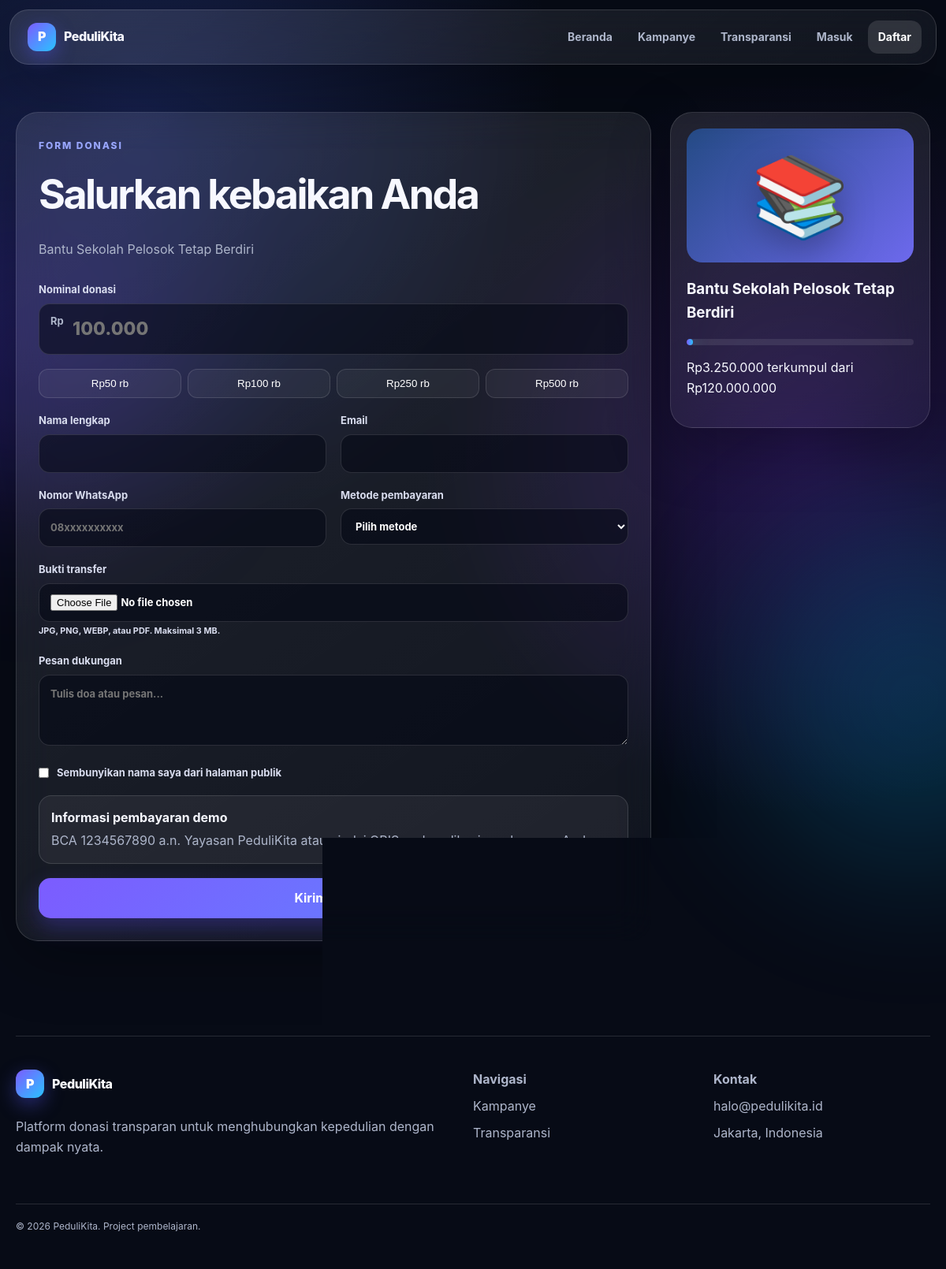
The app's page /donate.php?campaign=1 with its own data.
### tables this page shows
CREATE TABLE campaigns (
    id INTEGER PRIMARY KEY AUTOINCREMENT,
    title TEXT NOT NULL,
    slug TEXT NOT NULL UNIQUE,
    summary TEXT NOT NULL,
    description TEXT NOT NULL,
    category TEXT NOT NULL,
    beneficiary TEXT NOT NULL,
    location TEXT NOT NULL,
    target_amount REAL NOT NULL,
    cover_image TEXT,
    status TEXT NOT NULL DEFAULT 'active' CHECK(status IN ('draft','active','completed','closed')),
    deadline TEXT,
    created_by INTEGER,
    created_at TEXT NOT NULL DEFAULT CURRENT_TIMESTAMP,
    FOREIGN KEY(created_by) REFERENCES users(id) ON DELETE SET NULL
);

### config.php (called while the page is built, shortened)
<?php
function db(): PDO
{
    static $pdo = null;
    if ($pdo instanceof PDO) {
        return $pdo;
    }
    $pdo = new PDO('sqlite:' . DB_PATH, null, null, [
        PDO::ATTR_ERRMODE => PDO::ERRMODE_EXCEPTION,
        PDO::ATTR_DEFAULT_FETCH_MODE => PDO::FETCH_ASSOC,
    ]);
    $pdo->exec('PRAGMA foreign_keys = ON');
    return $pdo;
}

### helpers.php (called while the page is built, shortened)
<?php
require_once __DIR__ . '/config.php';
function e(?string $value): string { return htmlspecialchars((string)$value, ENT_QUOTES, 'UTF-8'); }
function money(float|int|string $amount): string { return 'Rp' . number_format((float)$amount, 0, ',', '.'); }
function old(string $key, string $default=''): string { return e($_POST[$key]??$default); }
function user(): ?array { return $_SESSION['user']??null; }
function campaign_progress(array $campaign): float {
    $raised=(float)($campaign['raised']??0); $target=max(1,(float)$campaign['target_amount']); return min(100,($raised/$target)*100);
}
function campaign_query(string $where='1=1'): string { return "SELECT c.*, COALESCE(SUM(CASE WHEN d.status='verified' THEN d.amount ELSE 0 END),0) raised, COUNT(DISTINCT CASE WHEN d.status='verified' THEN d.id END) donor_count FROM campaigns c LEFT JOIN donations d ON d.campaign_id=c.id WHERE $where GROUP BY c.id"; }
function category_icon(string $category): string { return match(strtolower($category)){ 'pendidikan'=>'📚','kesehatan'=>'✚','lingkungan'=>'💧','kemanusiaan'=>'♥',default=>'◆'}; }

### donate.php (the view, shortened to what this page needs)
<?php
require_once __DIR__.'/helpers.php';
$id=(int)($_GET['campaign']??$_POST['campaign_id']??0);$stmt=db()->prepare(campaign_query('c.id=?'));$stmt->execute([$id]);$campaign=$stmt->fetch();if(!$campaign){http_response_code(404);exit('Kampanye tidak ditemukan.');}
include __DIR__.'/partials/header.php';
?>
<section class="form-page container"><div class="glass form-card"><div class="form-heading"><span class="eyebrow">Form donasi</span><h1>Salurkan kebaikan Anda</h1><p><?=e($campaign['title'])?></p></div><?php if($errors):?><div class="alert error"><strong>Periksa kembali:</strong><ul><?php foreach($errors as $er):?><li><?=e($er)?></li><?php endforeach;?></ul></div><?php endif;?><form method="post" enctype="multipart/form-data" class="form-grid" data-donation-form><?=csrf_field()?><input type="hidden" name="campaign_id" value="<?=$id?>"><label class="full">Nominal donasi<div class="amount-input"><span>Rp</span><input name="amount" inputmode="numeric" placeholder="100.000" value="<?=old('amount')?>" required data-currency></div></label><div class="quick-amounts full"><button type="button" data-amount="50000">Rp50 rb</button><button type="button" data-amount="100000">Rp100 rb</button><button type="button" data-amount="250000">Rp250 rb</button><button type="button" data-amount="500000">Rp500 rb</button></div><label>Nama lengkap<input name="donor_name" value="<?=old('donor_name',user()['name']??'')?>" required></label><label>Email<input type="email" name="email" value="<?=old('email',user()['email']??'')?>" required></label><label>Nomor WhatsApp<input name="phone" value="<?=old('phone')?>" placeholder="08xxxxxxxxxx"></label><label>Metode pembayaran<select name="payment_method" required><option value="">Pilih metode</option><option>Bank BCA</option><option>Bank Mandiri</option><option>Bank BRI</option><option>QRIS</option></select></label><label class="full">Bukti transfer<input type="file" name="proof_file" accept=".jpg,.jpeg,.png,.webp,.pdf" required><small>JPG, PNG, WEBP, atau PDF. Maksimal 3 MB.</small></label><label class="full">Pesan dukungan<textarea name="message" rows="3" placeholder="Tulis doa atau pesan..."><?=old('message')?></textarea></label><label class="check full"><input type="checkbox" name="anonymous" <?=isset($_POST['anonymous'])?'checked':''?>><span>Sembunyikan nama saya dari halaman publik</span></label><div class="transfer-info full glass-subtle"><strong>Informasi pembayaran demo</strong><p>BCA 1234567890 a.n. Yayasan PeduliKita atau pindai QRIS pada aplikasi pembayaran Anda.</p></div><button class="btn primary wide full" type="submit">Kirim Donasi</button></form></div><aside class="glass form-summary"><div class="detail-cover compact category-<?=e(strtolower($campaign['category']))?>"><span><?=category_icon($campaign['category'])?></span></div><h3><?=e($campaign['title'])?></h3><div class="progress"><span style="width:<?=campaign_progress($campaign)?>%"></span></div><p><?=money((float)$campaign['raised'])?> terkumpul dari <?=money((float)$campaign['target_amount'])?></p></aside></section>
<?php include __DIR__.'/partials/footer.php'; ?>

### assets/css/style.css (style rules this page uses)
:root { --bg:#070b16;--panel:rgba(255,255,255,.08);--panel-strong:rgba(255,255,255,.12);--line:rgba(255,255,255,.13);--text:#f7f8ff;--muted:#aeb6cb;--primary:#7c5cff;--primary2:#29c3ff;--success:#39d98a;--warning:#ffbd5a;--danger:#ff647c;--radius:26px;--shadow:0 24px 80px rgba(0,0,0,.32) }
* { box-sizing:border-box }
html { scroll-behavior:smooth }
body { margin:0;font-family:Inter,ui-sans-serif,system-ui,-apple-system,BlinkMacSystemFont,"Segoe UI",sans-serif;background:radial-gradient(circle at 15% 10%,#182350 0,transparent 30%),radial-gradient(circle at 85% 35%,#25154d 0,transparent 32%),var(--bg);color:var(--text);min-height:100vh;line-height:1.6 }
.container { width:min(1160px,calc(100% - 32px));margin-inline:auto }
.glass { background:linear-gradient(145deg,rgba(255,255,255,.105),rgba(255,255,255,.045));border:1px solid var(--line);box-shadow:var(--shadow);backdrop-filter:blur(24px);-webkit-backdrop-filter:blur(24px) }
.glass-subtle { background:rgba(255,255,255,.055);border:1px solid var(--line) }
.eyebrow { text-transform:uppercase;letter-spacing:.16em;font-size:12px;font-weight:800;color:#9aa7ff }
.btn { display:inline-flex;justify-content:center;align-items:center;gap:8px;border:1px solid transparent;border-radius:15px;padding:12px 18px;color:#fff;font:inherit;font-weight:750;cursor:pointer;transition:.2s;background:none }
.btn.primary { background:linear-gradient(135deg,var(--primary),#5b8cff);box-shadow:0 12px 28px rgba(93,76,255,.3) }
.btn.wide { width:100% }
.campaign-cover,.detail-cover { height:225px;display:flex;align-items:center;justify-content:center;position:relative;overflow:hidden;background:linear-gradient(135deg,#323c75,#6e4ae5) }
.category-pendidikan { background:linear-gradient(135deg,#254b86,#6d69ed) }
.cover-icon,.detail-cover>span { font-size:70px;filter:drop-shadow(0 14px 20px rgba(0,0,0,.25)) }
.progress { height:8px;border-radius:99px;background:rgba(255,255,255,.09);overflow:hidden;margin:16px 0 10px }
.progress span { display:block;height:100%;border-radius:inherit;background:linear-gradient(90deg,var(--primary),var(--primary2));box-shadow:0 0 18px rgba(73,198,255,.5) }
.panel,.form-card { border-radius:28px;padding:28px }
input,select,textarea { width:100%;border:1px solid rgba(255,255,255,.13);background:rgba(4,8,20,.56);color:white;border-radius:14px;padding:13px 14px;font:inherit;outline:none }
select option { background:#11162a }
.detail-cover { height:390px;border-radius:34px }
.detail-cover>span { font-size:100px }
.form-page { display:grid;grid-template-columns:minmax(0,1fr) 330px;gap:24px;padding:60px 0 90px }
.form-heading h1,.auth-card h1,.success-card h1 { font-size:clamp(34px,5vw,52px);letter-spacing:-.05em;margin:8px 0 }
.form-heading p,.auth-card>p,.success-card>p { color:var(--muted) }
.form-grid { display:grid;grid-template-columns:1fr 1fr;gap:18px;margin-top:28px }
.form-grid .full { grid-column:1/-1 }
label { font-size:13px;font-weight:700;color:#d9ddef }
label input,label select,label textarea { margin-top:7px }
.amount-input { position:relative }
.amount-input span { position:absolute;left:15px;top:19px;color:var(--muted) }
.amount-input input { padding-left:42px;font-size:23px;font-weight:800 }
.quick-amounts { display:grid;grid-template-columns:repeat(4,1fr);gap:8px }
.quick-amounts button { border:1px solid var(--line);background:rgba(255,255,255,.05);color:white;border-radius:12px;padding:10px;cursor:pointer }
.check { display:flex;align-items:center;gap:10px }
.check input { width:auto;margin:0 }
.transfer-info { border-radius:16px;padding:15px }
.transfer-info p { margin:4px 0 0;color:var(--muted);font-weight:400 }
.form-summary { height:max-content;border-radius:28px;padding:20px;position:sticky;top:100px }
.detail-cover.compact { height:170px;border-radius:20px }

### records on screen
campaigns: title "Bantu Sekolah Pelosok Tetap Berdiri", category "📚", target_amount "Rp120.000.000"

### other values on screen
money((float)$campaign['raised']) "Rp3.250.000"
